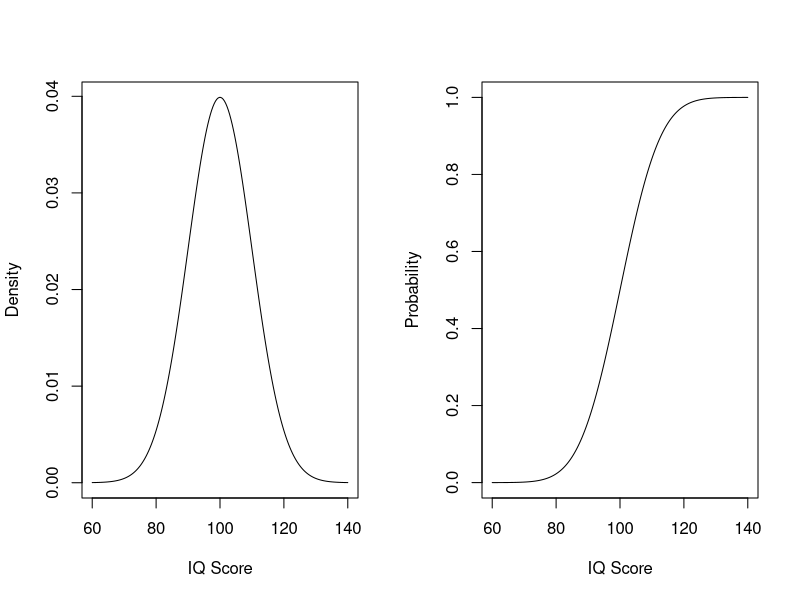
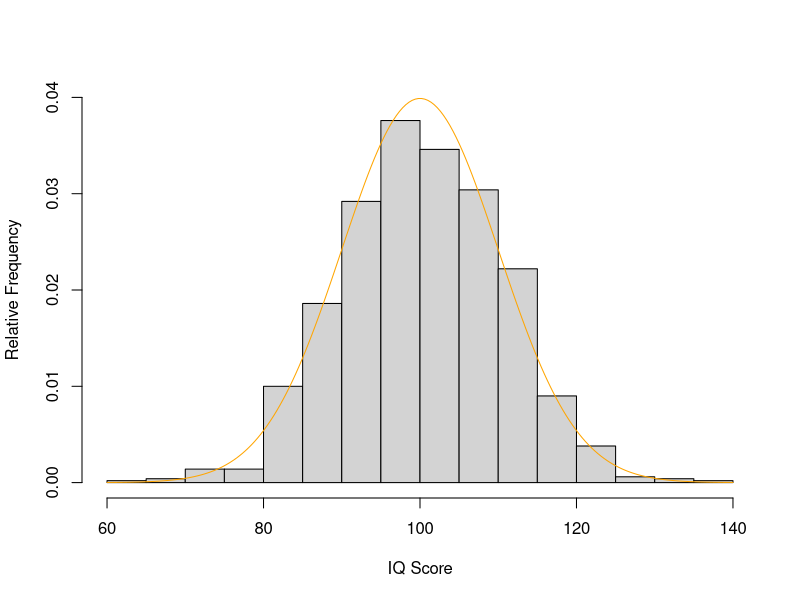

Generate these figures, in order, with R:
# Sampling with vs without replacemenet

sample(5,5,replace=TRUE)
sample(5,5,replace=FALSE)


# Keno: Gambling!
balls <- 1:80
ohio <- sample(balls,20,replace=FALSE)

# Don't peek!  Pick your number of spots and your numbers
spots <- 5
my.picks <- sample(80,spots,replace=FALSE)

# Number of possible spot combos you could have picked
N <- gamma(81)/gamma(6)/gamma(76)

# How many spots did you match?
N.matches <- sum(my.picks %in% ohio)

# What's the probability of this number of matches?
# N.matches have to come from the 20, and (spots - N.matches) have to come from the remaining 60
# hits <- gamma(21)/gamma(N.matches+1)/gamma(20 - N.matches+1) 
hits <- choose(20,N.matches) # Number of ways to pick the matches)
#misses <- gamma(61)/gamma(spots - N.matches+1)/gamma(60 - spots + N.matches+1) 
misses <- choose(60,spots - N.matches) # Number of ways to pick the mismatches

# Number of ways we could have gotten N.matches
hits*misses

# Probility of N.matches
hits*misses/N

# Compare with the Hypergeometric distribution
dhyper(N.matches,20,60,spots)


# Using R's distribution functions

# Choose a mean and standard deviation
# IQ scores have mean 100 and sd 10
mu <- 100
sigma <- 10

# Select IQ scores for plotting
iq <- seq(mu-4*sigma,mu+4*sigma,length=200)

# Plot the density and distribution functions
par(mfrow=c(1,2))
plot(iq,dnorm(iq,mu,sigma),ylab="Density",xlab="IQ Score",type='l')
plot(iq,pnorm(iq,mu,sigma),ylab="Probability",xlab="IQ Score",type='l')
par(mfrow=c(1,1)) #reset to single plots

# Quantiles
p <- seq(0,1,by=.1)
cbind(100*p,qnorm(p,mu,sigma))

# Probabilities
# 1. Pr(IQ < 110)
pnorm(110,mu,sigma)
# 2. Pr(IQ > 95)
1 - pnorm(95,mu,sigma)
# 3. Pr(85 < IQ < 105)
pnorm(105,mu,sigma) - pnorm(85,mu,sigma)

# Random sampling
norm.sample <- rnorm(1000,mu,sigma)
hist(norm.sample,freq=FALSE,ylab="Relative Frequency",
     xlab="IQ Score",main="",ylim=c(0,.04))
lines(iq,dnorm(iq,mu,sigma),col='orange')
